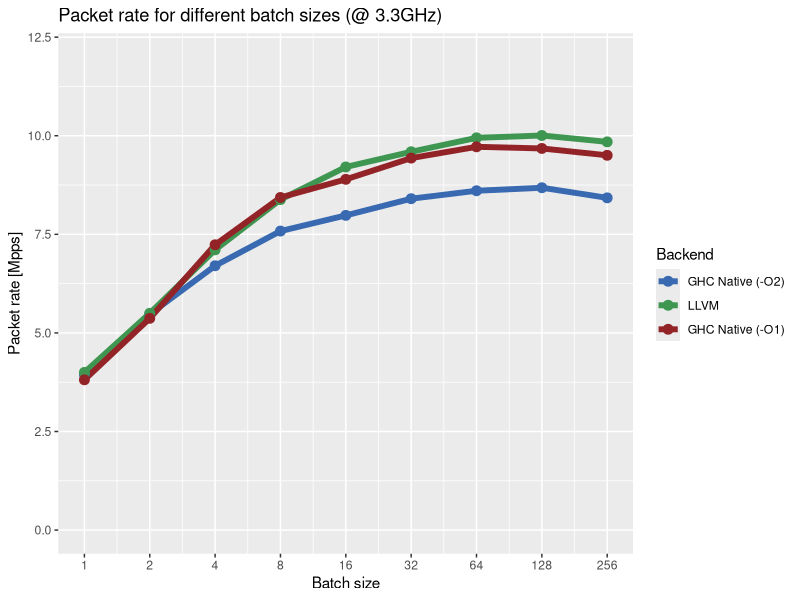

Here is the R script that generated this plot:
library(readr)
library(ggplot2)
library(reshape2)

dataAsm <- read.csv("./asm/raw-batch.csv", header=FALSE)
dataLlvm <- read.csv("./llvm/raw-batch.csv", header=FALSE)
dataAsmLess <- read.csv("./asm-less-opt/raw-batch.csv", header=FALSE)
data <- merge(dataAsm, dataLlvm, by="V1")
data <- merge(data, dataAsmLess, by="V1")
data$V2.x <- data$V2.x * 2
data$V2.y <- data$V2.y * 2
data$V2 <- data$V2 * 2

b <- c(1,2,4,8,16,32,64,128,256)

d <- melt(data, id.vars=c("V1"))

png("hs-batch-33.png")
p <- ggplot(d) + geom_line(aes(x=V1, y=value, color=variable), size=2) + scale_x_continuous(trans="log2", breaks = b, labels = b) +
    xlab("Batch size") + ylab("Packet rate [Mpps]") + ggtitle("Packet rate for different batch sizes (@ 3.3GHz)") +
    scale_y_continuous(limits=c(0, 12)) + scale_colour_manual(name="Backend", labels=c("GHC Native (-O2)", "LLVM", "GHC Native (-O1)"), values=c("#396ab1","#3e9651", "#922428")) + 
    geom_point(aes(x=V1, y=value, color=variable), size=3)
print(p)
